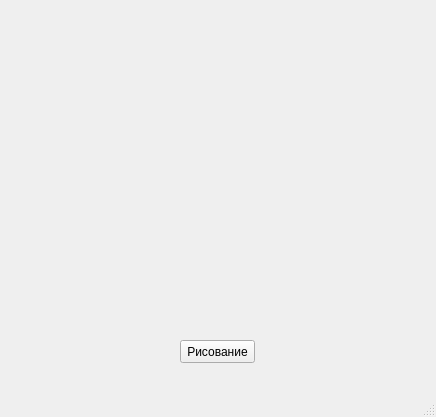
<?xml version="1.0" encoding="UTF-8"?>
<ui version="4.0">
 <class>MainWindow</class>
 <widget class="QMainWindow" name="MainWindow">
  <property name="geometry">
   <rect>
    <x>0</x>
    <y>0</y>
    <width>436</width>
    <height>417</height>
   </rect>
  </property>
  <property name="windowTitle">
   <string>MainWindow</string>
  </property>
  <widget class="QWidget" name="centralwidget">
   <widget class="QPushButton" name="drawButton">
    <property name="geometry">
     <rect>
      <x>180</x>
      <y>340</y>
      <width>75</width>
      <height>23</height>
     </rect>
    </property>
    <property name="text">
     <string>Рисование</string>
    </property>
   </widget>
  </widget>
  <widget class="QMenuBar" name="menubar">
   <property name="geometry">
    <rect>
     <x>0</x>
     <y>0</y>
     <width>436</width>
     <height>21</height>
    </rect>
   </property>
  </widget>
  <widget class="QStatusBar" name="statusbar"/>
 </widget>
 <resources/>
 <connections/>
</ui>
